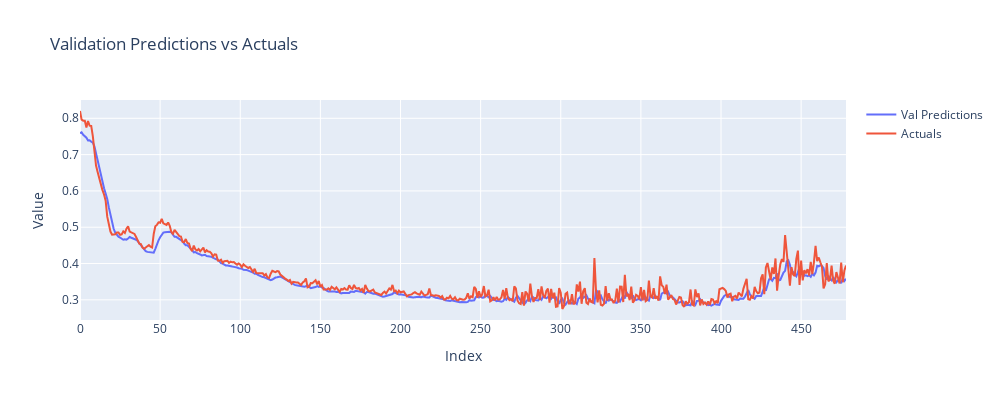

Here is the notebook cell this chart was saved with:
### Code cell
val_predictions = val_results['Val Predictions']
val_actuals = val_results['Actuals']

fig_val = go.Figure()

fig_val.add_trace(go.Scatter(
    x=np.arange(len(val_predictions)),
    y=val_predictions,
    mode='lines',
    name='Val Predictions'
))

fig_val.add_trace(go.Scatter(
    x=np.arange(len(val_actuals)),
    y=val_actuals,
    mode='lines',
    name='Actuals'
))

fig_val.update_layout(
    width=1000,
    height=400,
    title='Validation Predictions vs Actuals',
    xaxis_title='Index',
    yaxis_title='Value'
)

fig_val.show()

### Figure 1 — Plotly figure (JSON) as saved in the notebook; plotly's stock layout.template omitted (floating-point values rounded to 4 significant figures; data arrays with more than 128 entries replaced by an {"elided": "..."} marker saying what was removed)
{"data": [{"mode": "lines", "name": "Val Predictions", "type": "scatter", "x": {"elided": "479 int values"}, "y": {"elided": "479 float values"}}, {"mode": "lines", "name": "Actuals", "type": "scatter", "x": {"elided": "479 int values"}, "y": {"elided": "479 float values"}}], "layout": {"height": 400, "title": {"text": "Validation Predictions vs Actuals"}, "width": 1000, "xaxis": {"autorange": true, "range": [0, 478], "title": {"text": "Index"}, "type": "linear"}, "yaxis": {"autorange": true, "range": [0.2444, 0.8504], "title": {"text": "Value"}, "type": "linear"}}}
